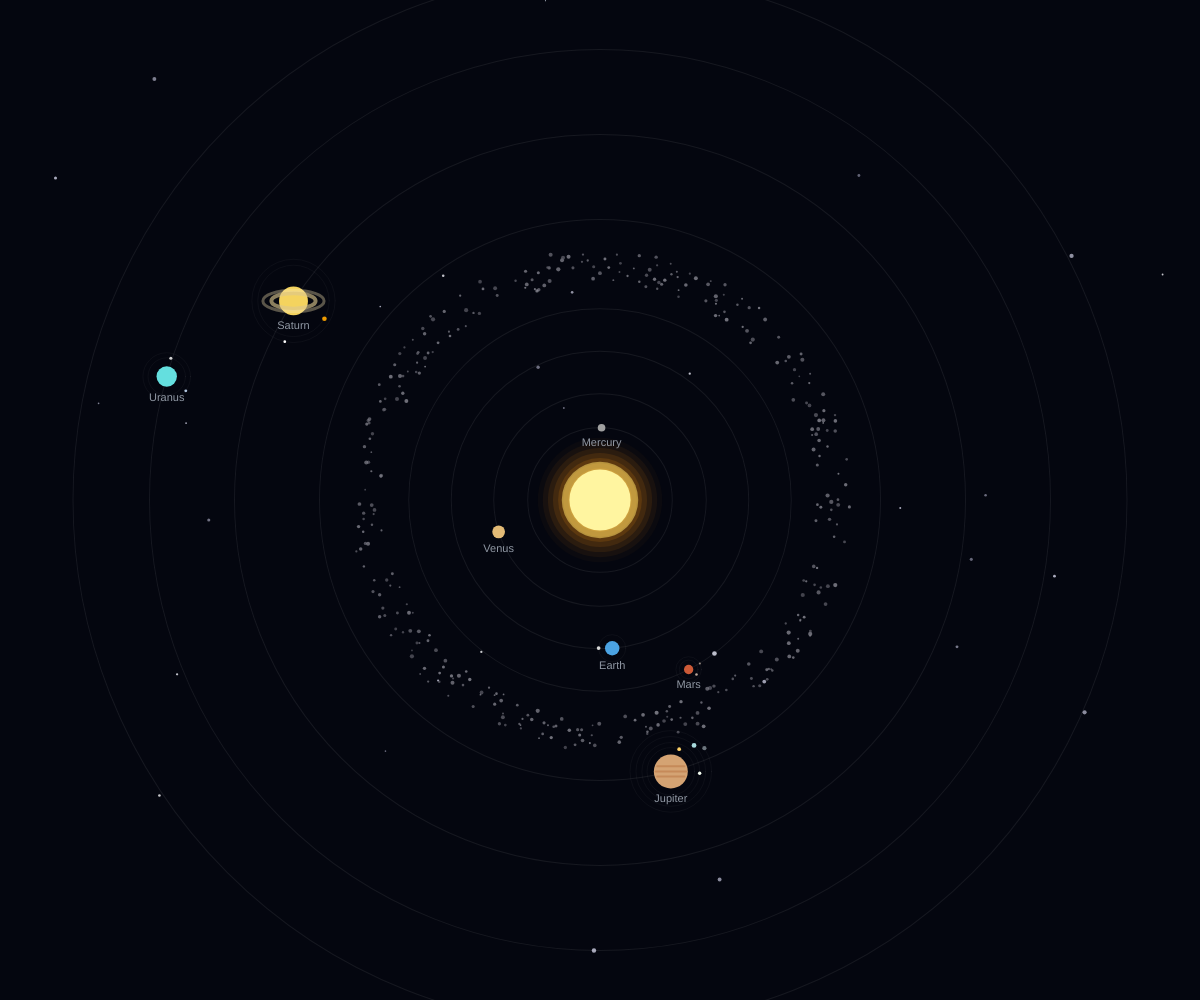
Frame 1 (no input)
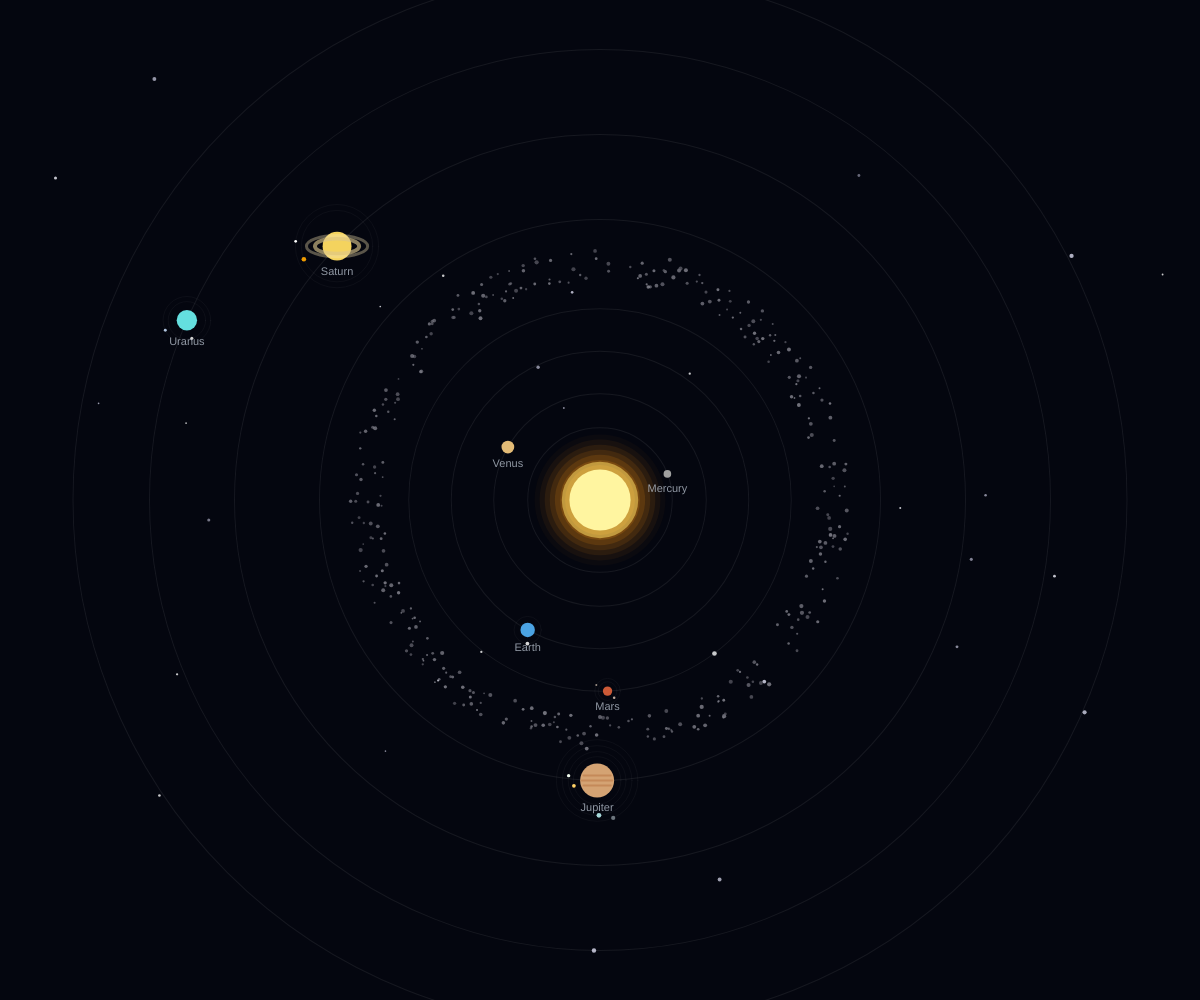
Frame 60 (no input)
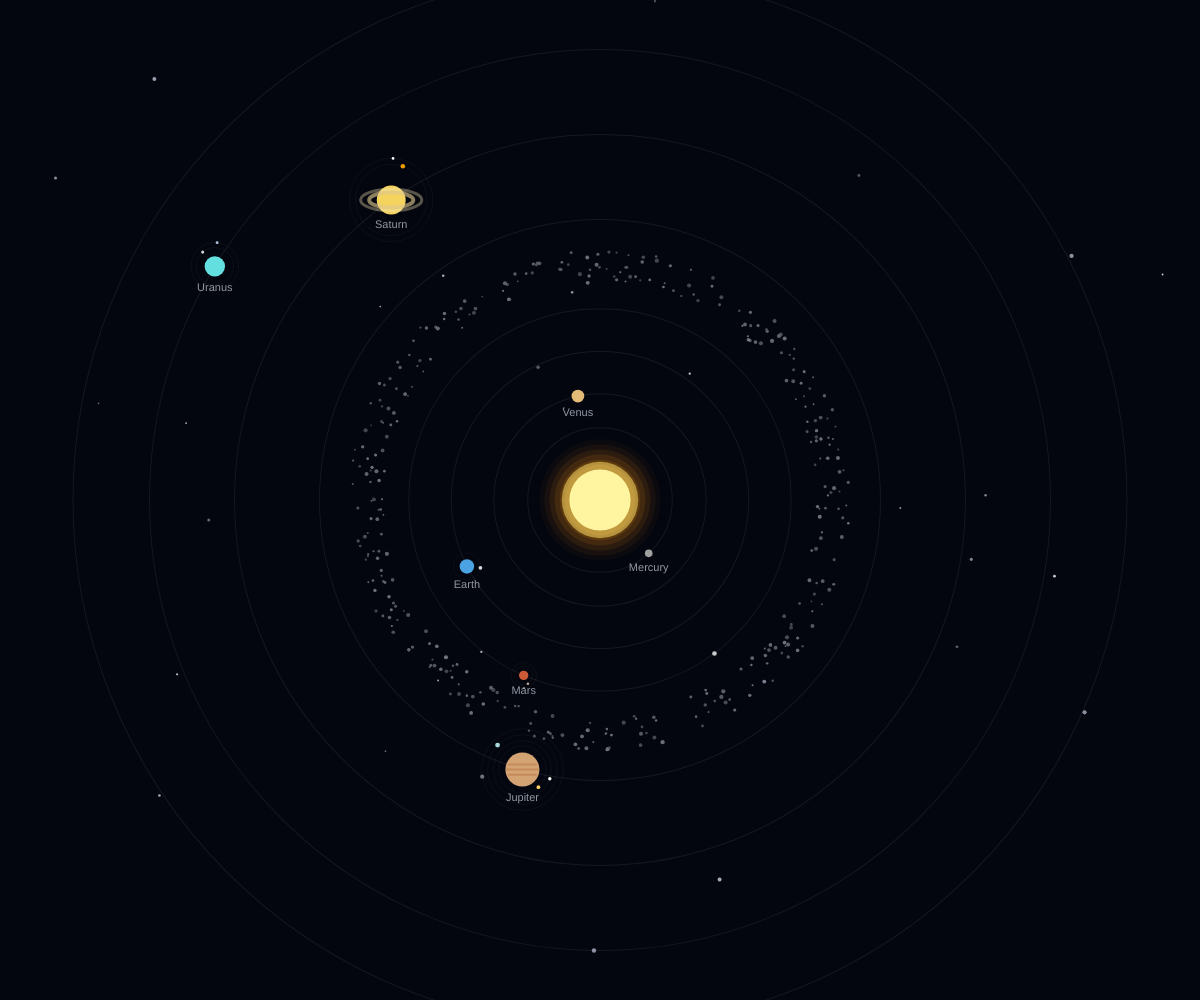
Frame 120 (the mouse pressed at the canvas centre since frame 60)

The p5.js sketch that drew these frames (run headless with seeded random() and noise() and a simulated clock; from frame 60 on, the mouse is pressed at the canvas centre):

// p5.js sketch
// ── sketch.js
// Solar System Simulation in p5.js

let panX = 0;
let panY = 0;
let zoom = 0.85;
let isDragging = false;
let startDragX = 0;
let startDragY = 0;
let isPaused = false;
let speedFactor = 1.0;
let focusedTarget = null;

let stars = [];
let asteroids = [];
let planets = [];
let sun;

const PLANET_DATA = [
  {
    name: "Mercury",
    color: "#a0a0a0",
    distance: 85,
    radius: 4.5,
    orbitSpeed: 0.04,
    desc: "Smallest planet, closest to the Sun. Surface temperatures swing wildly between day and night.",
    moons: []
  },
  {
    name: "Venus",
    color: "#e3bb76",
    distance: 125,
    radius: 7.5,
    orbitSpeed: 0.028,
    desc: "Second planet from the Sun. Dense, toxic atmosphere traps heat in a runaway greenhouse effect.",
    moons: []
  },
  {
    name: "Earth",
    color: "#4ba3e3",
    distance: 175,
    radius: 8.5,
    orbitSpeed: 0.02,
    desc: "Our home planet. Only known astronomical object known to harbor life and liquid surface water.",
    moons: [
      { name: "Moon", distance: 16, radius: 2.2, speed: 0.08, color: "#d8d8d8" }
    ]
  },
  {
    name: "Mars",
    color: "#cc5a37",
    distance: 225,
    radius: 5.5,
    orbitSpeed: 0.015,
    desc: "The Red Planet. Dusty, cold desert world with a very thin atmosphere and the largest volcano in the solar system.",
    moons: [
      { name: "Phobos", distance: 11, radius: 1.5, speed: 0.11, color: "#bda89b" },
      { name: "Deimos", distance: 15, radius: 1.2, speed: 0.07, color: "#9c8f85" }
    ]
  },
  {
    name: "Jupiter",
    color: "#d4a373",
    distance: 330,
    radius: 20,
    orbitSpeed: 0.009,
    desc: "Massive gas giant with iconic atmospheric storm belts and the centuries-old Great Red Spot.",
    bands: true,
    moons: [
      { name: "Io", distance: 28, radius: 2.2, speed: 0.07, color: "#ffd166" },
      { name: "Europa", distance: 34, radius: 2.0, speed: 0.055, color: "#f1faee" },
      { name: "Ganymede", distance: 41, radius: 2.8, speed: 0.04, color: "#a8dadc" },
      { name: "Callisto", distance: 48, radius: 2.5, speed: 0.03, color: "#6c757d" }
    ]
  },
  {
    name: "Saturn",
    color: "#f4d35e",
    distance: 430,
    radius: 17,
    orbitSpeed: 0.0065,
    desc: "Gas giant famous for its dazzling system of icy planetary rings.",
    hasRings: true,
    ringInner: 22,
    ringOuter: 36,
    moons: [
      { name: "Titan", distance: 42, radius: 2.7, speed: 0.038, color: "#ee9b00" },
      { name: "Enceladus", distance: 49, radius: 1.6, speed: 0.025, color: "#ffffff" }
    ]
  },
  {
    name: "Uranus",
    color: "#64dfdf",
    distance: 530,
    radius: 12,
    orbitSpeed: 0.0045,
    desc: "Ice giant planet that rotates on its side at nearly a 98-degree tilt.",
    hasFaintRings: true,
    moons: [
      { name: "Titania", distance: 22, radius: 1.8, speed: 0.045, color: "#d3d3d3" },
      { name: "Oberon", distance: 28, radius: 1.7, speed: 0.035, color: "#b0c4de" }
    ]
  },
  {
    name: "Neptune",
    color: "#3a86ff",
    distance: 620,
    radius: 11.5,
    orbitSpeed: 0.0035,
    desc: "Distant, dark, cold and whipped by supersonic winds. Deep rich azure blue color.",
    moons: [
      { name: "Triton", distance: 24, radius: 2.2, speed: -0.04, color: "#e0e1dd" }
    ]
  }
];

function setup() {
  createCanvas(windowWidth, windowHeight);
  ellipseMode(RADIUS);

  // Initialize background stars
  for (let i = 0; i < 350; i++) {
    stars.push({
      x: random(-width * 2, width * 2),
      y: random(-height * 2, height * 2),
      size: random(0.8, 2.8),
      brightness: random(120, 255),
      twinkleSpeed: random(0.01, 0.05)
    });
  }

  // Asteroid belt between Mars (225) and Jupiter (330)
  for (let i = 0; i < 350; i++) {
    let r = random(255, 295);
    let angle = random(TWO_PI);
    let speed = sqrt(1 / r) * 0.28;
    asteroids.push({
      distance: r,
      angle: angle,
      speed: speed,
      size: random(1, 2.5),
      shade: random(90, 160)
    });
  }

  // Setup Sun
  sun = {
    radius: 36,
    color: color(255, 204, 0),
    glowPulse: 0
  };

  // Setup Planets
  planets = PLANET_DATA.map((p, idx) => ({
    ...p,
    angle: random(TWO_PI),
    currentX: 0,
    currentY: 0,
    moons: (p.moons || []).map(m => ({
      ...m,
      angle: random(TWO_PI)
    }))
  }));

  // Wire HTML controls
  const pauseBtn = document.getElementById("btn-pause");
  if (pauseBtn) {
    pauseBtn.addEventListener("click", () => {
      isPaused = !isPaused;
      pauseBtn.textContent = isPaused ? "Resume" : "Pause";
    });
  }

  const resetBtn = document.getElementById("btn-reset");
  if (resetBtn) {
    resetBtn.addEventListener("click", () => {
      panX = 0;
      panY = 0;
      zoom = 0.85;
      focusedTarget = null;
    });
  }

  const speedSlider = document.getElementById("slider-speed");
  if (speedSlider) {
    speedSlider.addEventListener("input", (e) => {
      speedFactor = parseFloat(e.target.value);
    });
  }
}

function windowResized() {
  resizeCanvas(windowWidth, windowHeight);
}

function draw() {
  background(4, 6, 15);

  // Smooth camera tracking
  if (focusedTarget) {
    panX = lerp(panX, -focusedTarget.currentX * zoom, 0.08);
    panY = lerp(panY, -focusedTarget.currentY * zoom, 0.08);
  }

  push();
  // Apply camera transformation
  translate(width / 2 + panX, height / 2 + panY);
  scale(zoom);

  // 1. Draw Twinkling Starfield
  drawStarfield();

  // 2. Draw Sun
  drawSun();

  // 3. Draw Asteroid Belt
  drawAsteroids();

  // 4. Draw Orbits and Planets
  let hoveredPlanet = null;
  for (let p of planets) {
    // Draw orbit path
    stroke(255, 255, 255, 18);
    strokeWeight(1 / zoom);
    noFill();
    ellipse(0, 0, p.distance, p.distance);

    // Update planet position
    if (!isPaused) {
      p.angle += p.orbitSpeed * 0.5 * speedFactor;
    }
    p.currentX = cos(p.angle) * p.distance;
    p.currentY = sin(p.angle) * p.distance;

    // Check hover
    let screenPlanetX = width / 2 + panX + p.currentX * zoom;
    let screenPlanetY = height / 2 + panY + p.currentY * zoom;
    let dToMouse = dist(mouseX, mouseY, screenPlanetX, screenPlanetY);
    let isHovered = dToMouse <= (p.radius + 6) * zoom;
    if (isHovered) {
      hoveredPlanet = p;
    }

    // Draw Planet
    push();
    translate(p.currentX, p.currentY);

    // Selection / hover halo
    if (isHovered || focusedTarget === p) {
      noFill();
      stroke(56, 189, 248, 180);
      strokeWeight(2 / zoom);
      ellipse(0, 0, p.radius + 5, p.radius + 5);
    }

    // Planet body
    noStroke();
    fill(p.color);
    ellipse(0, 0, p.radius, p.radius);

    // Planet details / bands
    if (p.bands) {
      stroke(180, 110, 60, 120);
      strokeWeight(2 / zoom);
      line(-p.radius * 0.8, -p.radius * 0.3, p.radius * 0.8, -p.radius * 0.3);
      line(-p.radius * 0.9, 0, p.radius * 0.9, 0);
      line(-p.radius * 0.8, p.radius * 0.3, p.radius * 0.8, p.radius * 0.3);
    }

    // Planet Rings (e.g. Saturn)
    if (p.hasRings) {
      noFill();
      stroke(220, 200, 140, 160);
      strokeWeight(4 / zoom);
      ellipse(0, 0, p.ringInner + 4, (p.ringInner + 4) * 0.35);
      stroke(245, 230, 180, 90);
      strokeWeight(3 / zoom);
      ellipse(0, 0, p.ringOuter, p.ringOuter * 0.35);
    }

    // Moons
    for (let m of p.moons) {
      if (!isPaused) {
        m.angle += m.speed * speedFactor;
      }
      let mx = cos(m.angle) * m.distance;
      let my = sin(m.angle) * m.distance;

      // Moon orbit
      noFill();
      stroke(255, 255, 255, 14);
      strokeWeight(0.7 / zoom);
      ellipse(0, 0, m.distance, m.distance);

      // Moon body
      noStroke();
      fill(m.color);
      ellipse(mx, my, m.radius, m.radius);
    }

    // Planet Label
    noStroke();
    fill(203, 213, 225, 180);
    textAlign(CENTER);
    textSize(11 / zoom);
    text(p.name, 0, p.radius + 14 / zoom);

    pop();
  }

  pop();

  // Update info panel
  updateInfoPanel(hoveredPlanet);
}

function drawSun() {
  sun.glowPulse += 0.03;
  let pulse = sin(sun.glowPulse) * 4;

  // Outer coronal glow layers
  noStroke();
  for (let r = sun.radius * 2.2; r > sun.radius; r -= 6) {
    let alpha = map(r, sun.radius, sun.radius * 2.2, 50, 0);
    fill(255, 150, 20, alpha);
    ellipse(0, 0, r + pulse, r + pulse);
  }

  // Inner bright glow
  fill(255, 220, 100, 140);
  ellipse(0, 0, sun.radius * 1.25, sun.radius * 1.25);

  // Core Sun body
  fill(255, 245, 160);
  ellipse(0, 0, sun.radius, sun.radius);
}

function drawStarfield() {
  noStroke();
  for (let s of stars) {
    let b = s.brightness + sin(frameCount * s.twinkleSpeed) * 40;
    fill(b, b, b + 20, 200);
    ellipse(s.x, s.y, s.size, s.size);
  }
}

function drawAsteroids() {
  noStroke();
  for (let a of asteroids) {
    if (!isPaused) {
      a.angle += a.speed * 0.5 * speedFactor;
    }
    let ax = cos(a.angle) * a.distance;
    let ay = sin(a.angle) * a.distance;
    fill(a.shade, a.shade, a.shade + 10, 180);
    ellipse(ax, ay, a.size, a.size);
  }
}

function updateInfoPanel(planet) {
  const panel = document.getElementById("info-panel");
  if (!panel) return;

  const target = planet || focusedTarget;
  if (target) {
    panel.style.display = "block";
    document.getElementById("info-name").textContent = target.name;
    let moonStr = target.moons && target.moons.length > 0 
      ? `<br><br><strong>Moons (${target.moons.length}):</strong> ` + target.moons.map(m => m.name).join(", ")
      : "<br><br><em>No major moons</em>";
    document.getElementById("info-desc").innerHTML = target.desc + moonStr;
  } else {
    panel.style.display = "none";
  }
}

function mousePressed() {
  // Ignore clicks on HUD or controls
  if (mouseY < 130 && mouseX < 360) return;

  // Check if a planet was clicked
  let clickedPlanet = null;
  for (let p of planets) {
    let screenPlanetX = width / 2 + panX + p.currentX * zoom;
    let screenPlanetY = height / 2 + panY + p.currentY * zoom;
    if (dist(mouseX, mouseY, screenPlanetX, screenPlanetY) <= (p.radius + 10) * zoom) {
      clickedPlanet = p;
      break;
    }
  }

  if (clickedPlanet) {
    focusedTarget = focusedTarget === clickedPlanet ? null : clickedPlanet;
  } else {
    isDragging = true;
    startDragX = mouseX - panX;
    startDragY = mouseY - panY;
  }
}

function mouseDragged() {
  if (isDragging) {
    panX = mouseX - startDragX;
    panY = mouseY - startDragY;
    focusedTarget = null;
  }
}

function mouseReleased() {
  isDragging = false;
}

function mouseWheel(event) {
  let zoomFactor = event.delta > 0 ? 0.9 : 1.1;
  zoom = constrain(zoom * zoomFactor, 0.15, 4.0);
  return false;
}
